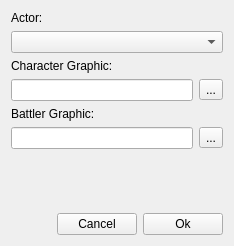
<?xml version="1.0" encoding="UTF-8"?>
<ui version="4.0">
 <class>ChangeActorGraphicDialog</class>
 <widget class="QWidget" name="ChangeActorGraphicDialog">
  <property name="windowModality">
   <enum>Qt::ApplicationModal</enum>
  </property>
  <property name="geometry">
   <rect>
    <x>0</x>
    <y>0</y>
    <width>234</width>
    <height>246</height>
   </rect>
  </property>
  <property name="windowTitle">
   <string>Change Actor Graphic</string>
  </property>
  <layout class="QGridLayout" name="gridLayout_2">
   <item row="2" column="0">
    <layout class="QHBoxLayout" name="horizontalLayout">
     <item>
      <spacer name="horizontalSpacer">
       <property name="orientation">
        <enum>Qt::Horizontal</enum>
       </property>
       <property name="sizeHint" stdset="0">
        <size>
         <width>40</width>
         <height>20</height>
        </size>
       </property>
      </spacer>
     </item>
     <item>
      <widget class="QPushButton" name="button_cancel">
       <property name="text">
        <string>Cancel</string>
       </property>
      </widget>
     </item>
     <item>
      <widget class="QPushButton" name="button_ok">
       <property name="text">
        <string>Ok</string>
       </property>
      </widget>
     </item>
    </layout>
   </item>
   <item row="0" column="0">
    <layout class="QGridLayout" name="gridLayout">
     <item row="3" column="0">
      <widget class="QLineEdit" name="line_character">
       <property name="readOnly">
        <bool>false</bool>
       </property>
      </widget>
     </item>
     <item row="5" column="1">
      <widget class="QToolButton" name="button_battler">
       <property name="text">
        <string>...</string>
       </property>
      </widget>
     </item>
     <item row="3" column="1">
      <widget class="QToolButton" name="button_character">
       <property name="text">
        <string>...</string>
       </property>
      </widget>
     </item>
     <item row="1" column="0" colspan="2">
      <widget class="QComboBox" name="combo_actor"/>
     </item>
     <item row="5" column="0">
      <widget class="QLineEdit" name="line_battler">
       <property name="readOnly">
        <bool>false</bool>
       </property>
      </widget>
     </item>
     <item row="2" column="0" colspan="2">
      <widget class="QLabel" name="label_2">
       <property name="text">
        <string>Character Graphic:</string>
       </property>
      </widget>
     </item>
     <item row="0" column="0" colspan="2">
      <widget class="QLabel" name="label">
       <property name="text">
        <string>Actor:</string>
       </property>
      </widget>
     </item>
     <item row="4" column="0" colspan="2">
      <widget class="QLabel" name="label_3">
       <property name="text">
        <string>Battler Graphic:</string>
       </property>
      </widget>
     </item>
    </layout>
   </item>
   <item row="1" column="0">
    <spacer name="verticalSpacer">
     <property name="orientation">
      <enum>Qt::Vertical</enum>
     </property>
     <property name="sizeHint" stdset="0">
      <size>
       <width>20</width>
       <height>40</height>
      </size>
     </property>
    </spacer>
   </item>
  </layout>
 </widget>
 <resources/>
 <connections/>
</ui>
